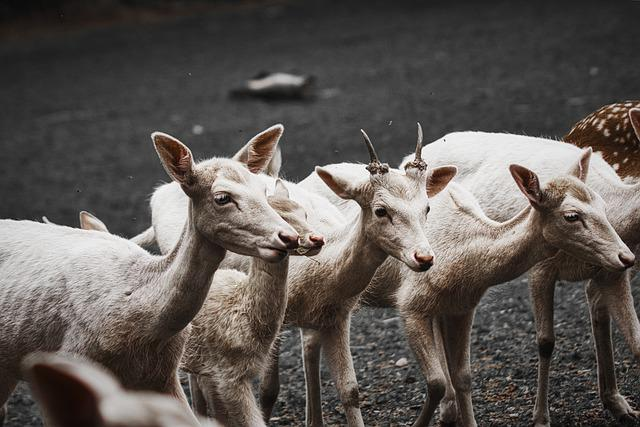
#> input picture photos/bhed.jpg, 640 x 427 px, found by its file name
$ jupyter execute Thresholding.ipynb
#> lines starting #> are read from the running program, lines starting #| are printed output that depends on the picture; after the words box and inside, x2 and y2 are one past the last pixel; in counts of white or black regions, pixels touching at a corner belong together
[cell 1]
# thresholding:convertiing img i n bnary image
# pixels are 0:Black, 255: white
#we will choose a threshold value if it is below it then black else white

[cell 2]
import cv2 as cv

[cell 3]
img=cv.imread('D:/openCV/photos/bhed.jpg')
#> img is the input picture: shape (427, 640, 3); mean B, G, R 83.7, 87.8, 93.6
cv.imshow("bhed",img)
gray=cv.cvtColor(img,cv.COLOR_BGR2GRAY)
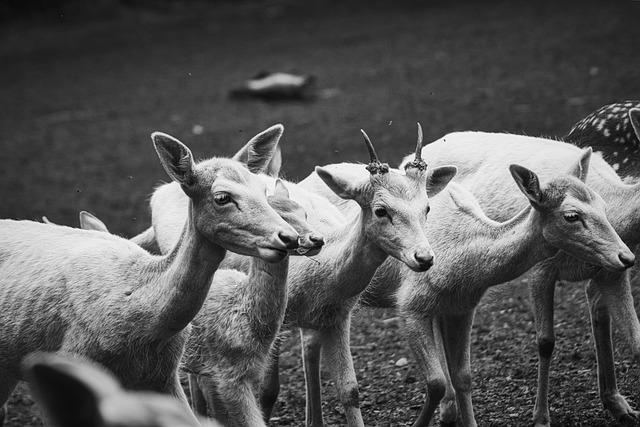
#> gray: shape (427, 640); min 0, max 255, mean 89.1
cv.imshow("grey_bhed",gray)
cv.waitKey(0)

[cell 4]
#simple thewsholding
# threshold(src, thresh, maxval, type[, dst]) -> retval, dst
threshold, thresh=cv.threshold(gray,150,255,cv.THRESH_BINARY)
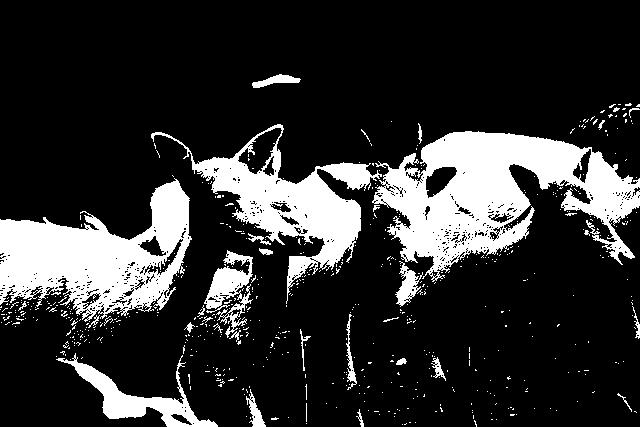
#> thresh: shape (427, 640); 19.2% white; 601 white regions (567 under 20 px), largest, box (x1, y1, x2, y2) and area: (372, 131, 640, 282) 19468, (0, 178, 192, 322) 14262, (151, 124, 382, 304) 10210
cv.imshow("thresholded",thresh)
cv.waitKey(0)
#notice img if the pixel is above 150 it is white if it is below 150 it is black

[cell 5]
#Inverse thresholdinga
img=cv.imread('D:/openCV/photos/bhed.jpg')
gray=cv.cvtColor(img,cv.COLOR_BGR2GRAY)
threshold, thresh_inv=cv.threshold(gray,150,255,cv.THRESH_BINARY_INV)
cv.imshow("thresholded_INV",thresh_inv)
cv.waitKey(0)

[cell 6]
#comparision
cv.imshow("thresholded",thresh)
cv.imshow("thresholded_INV",thresh_inv)
cv.waitKey(0)

[cell 7]
ex=thresh+thresh_inv
#> ex: shape (427, 640); every value is 255
cv.imshow("timepass",ex)
cv.waitKey(0)

[cell 8]
#adaptive threshold: computer automatically finds thresh hold value on its own
# adaptiveThreshold(src, maxValue, adaptiveMethod, thresholdType, blockSize, C[, dst]) -> dst
img=cv.imread('D:/openCV/photos/bhed.jpg')
gray=cv.cvtColor(img,cv.COLOR_BGR2GRAY)
adaptive_thresh=cv.adaptiveThreshold(gray,255,cv.ADAPTIVE_THRESH_MEAN_C,cv.THRESH_BINARY,11,9)
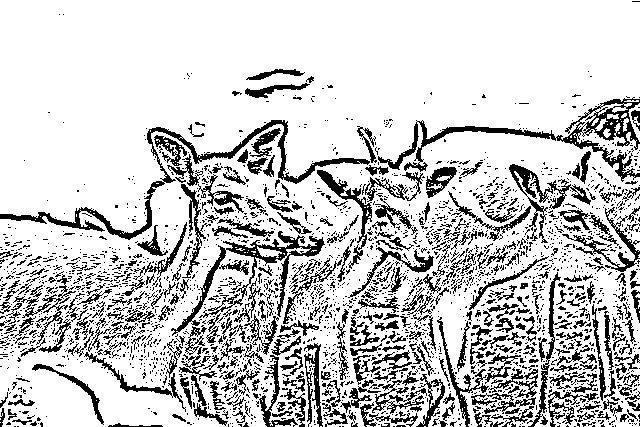
#> adaptive_thresh: shape (427, 640); 79.5% white; black in thin lines or dots
cv.imshow("Adaptive_threshold",adaptive_thresh)
cv.waitKey(0)

[cell 9]
img=cv.imread('D:/openCV/photos/bhed.jpg')
gray=cv.cvtColor(img,cv.COLOR_BGR2GRAY)
adaptive_thresh=cv.adaptiveThreshold(gray,255,cv.ADAPTIVE_THRESH_GAUSSIAN_C,cv.THRESH_BINARY,11,9)
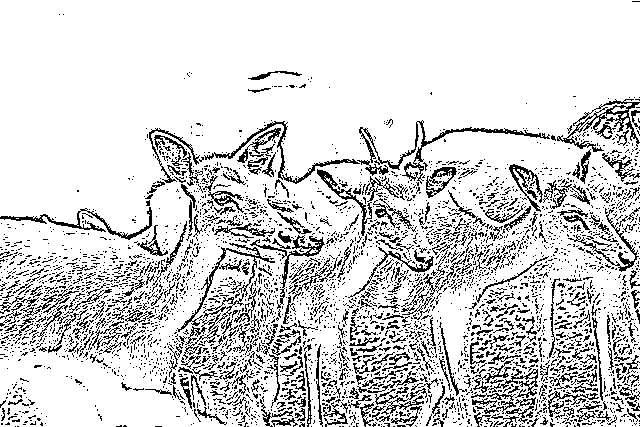
#> adaptive_thresh: shape (427, 640); 83.5% white; black in thin lines or dots
cv.imshow("Adaptive_threshold",adaptive_thresh)
cv.waitKey(0)

$ run again, with photos/bhai.jpg copied over photos/bhed.jpg
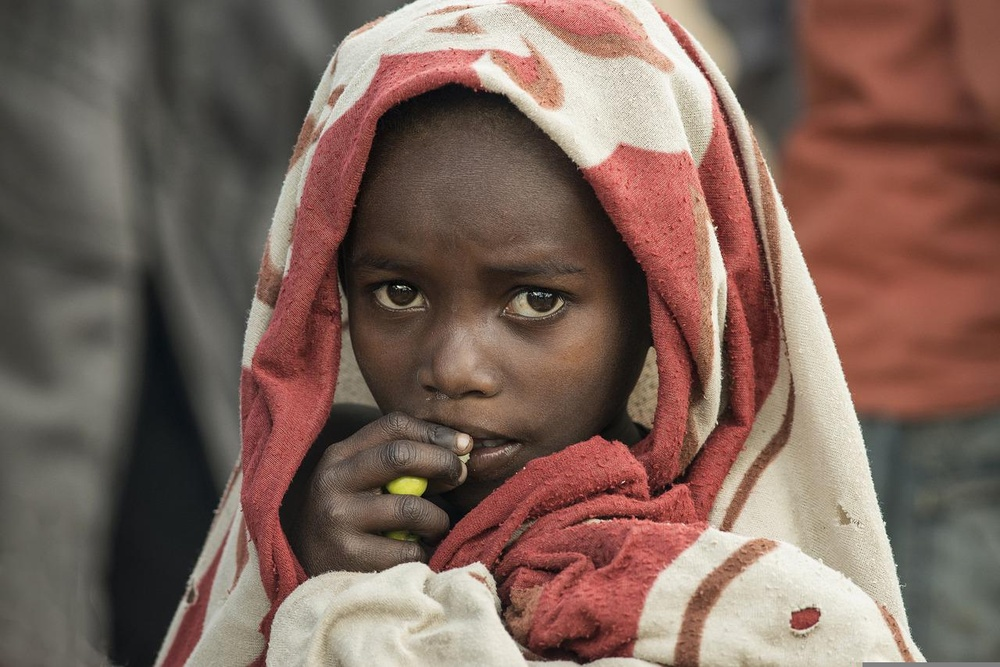
#> input picture photos/bhai.jpg, 1000 x 667 px, shrunk from 1280 x 854 before the run, found by its file name
#> img is the input picture: shape (667, 1000, 3); mean B, G, R 90.5, 100.1, 124.8
#> `threshold, thresh=cv.threshold(gray,150,255,cv.THRESH_BINARY)`:
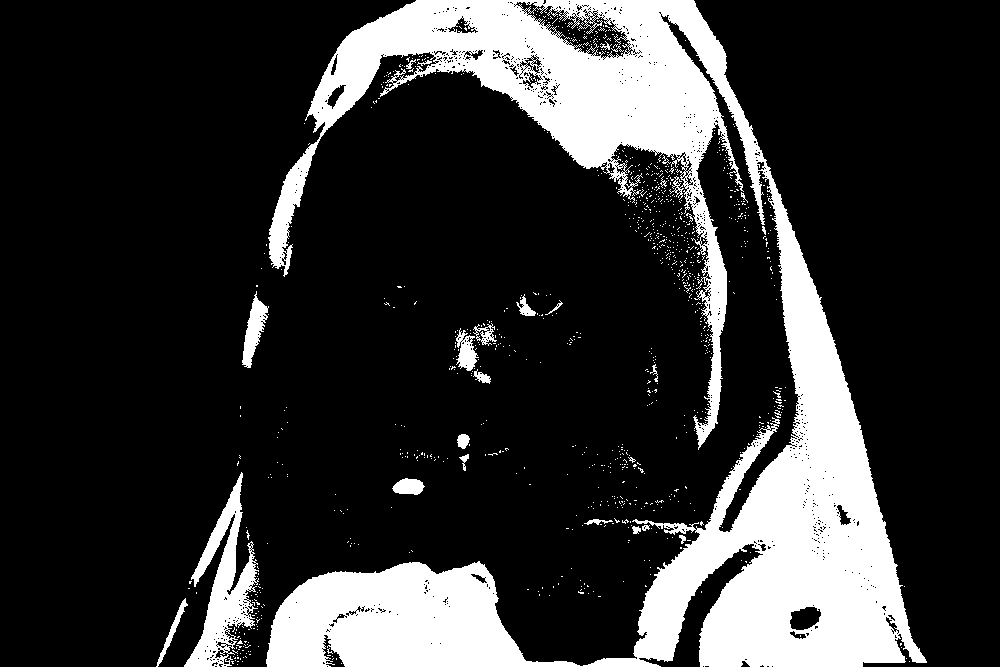
#> thresh: shape (667, 1000); 19.8% white; 989 white regions (963 under 20 px), largest, box (x1, y1, x2, y2) and area: (266, 0, 927, 667) 121450, (184, 472, 259, 667) 5401, (242, 291, 269, 368) 914
#> ex: shape (667, 1000); every value is 255
#> `adaptive_thresh=cv.adaptiveThreshold(gray,255,cv.ADAPTIVE_THRESH_GAUSS..`:
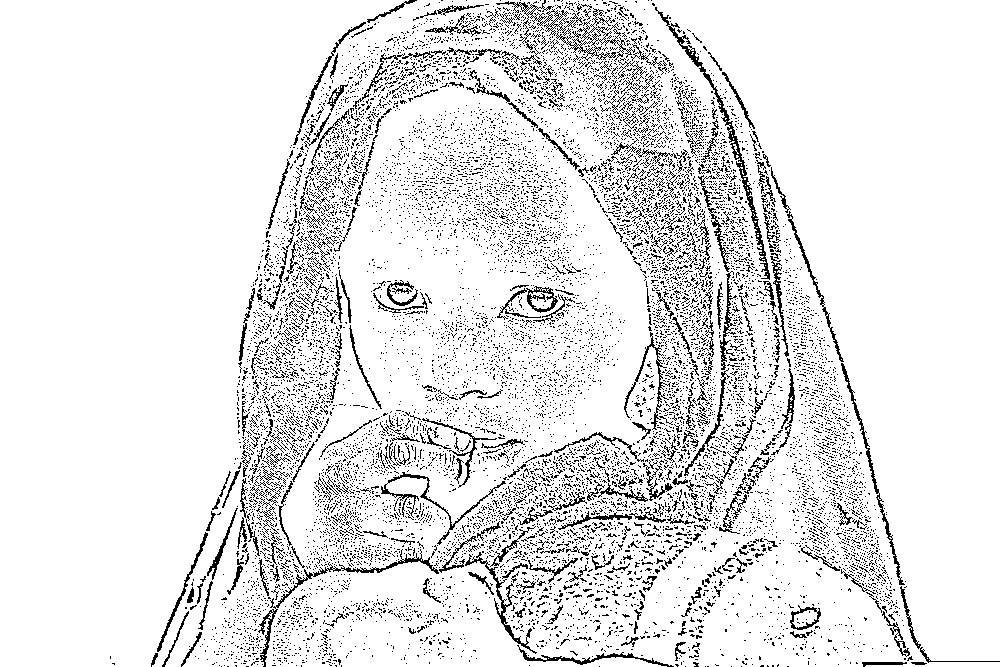
#> adaptive_thresh: shape (667, 1000); 90.2% white; black in thin lines or dots, all inside (x1, y1, x2, y2) = (110, 0, 1000, 667)
